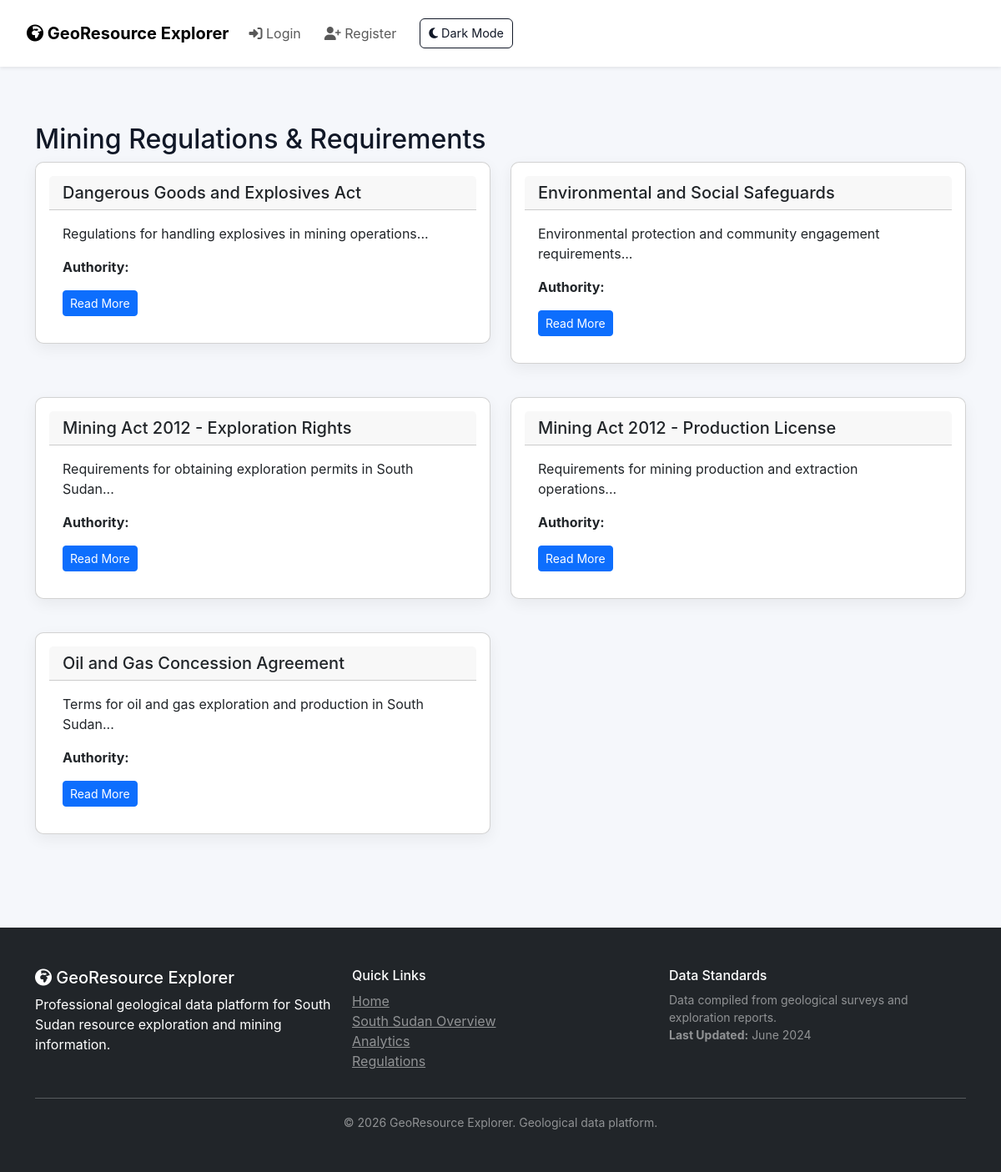
The page /regulations on the database its author committed.
### tables this page shows
CREATE TABLE ss_regulations (
                id INTEGER PRIMARY KEY AUTOINCREMENT,
                title TEXT NOT NULL,
                description TEXT,
                applicable_states TEXT,  -- comma-separated
                requirements TEXT,
                contact_authority TEXT,
                last_updated TIMESTAMP,
                document_url TEXT
            );

### app/professional.py (the view)
    @app.route("/regulations")
    def regulations():
        db = get_db()
        regs = db.execute("""
            SELECT * FROM ss_regulations ORDER BY title
        """).fetchall()
        regs = [dict(r) for r in regs]
        return render_template("regulations.html", regulations=regs)

### app/__init__.py (called while the page is built)
def create_app():
    instance_path = os.path.dirname(os.path.dirname(__file__))
    app = Flask(__name__,
                template_folder=os.path.join(instance_path, 'templates'),
                static_folder=os.path.join(instance_path, 'static'))
    app.secret_key = "your_secret_key_here"
    @app.context_processor
    def inject_admin():
        return dict(is_admin=is_admin())
    from .routes import register_routes
    register_routes(app)
    return app

### app/db.py (called while the page is built)
def get_db():
    db_path = os.path.join(os.path.dirname(os.path.dirname(__file__)), 'minerals.db')
    conn = sqlite3.connect(db_path, check_same_thread=False)
    conn.row_factory = sqlite3.Row
    return conn

### app/utils.py (called while the page is built, shortened)
def is_admin():
    if "user_id" not in session:
        return False

### templates/regulations.html (shortened to what this page needs)
{% extends "layout.html" %}
{% block content %}
<div class="container mt-4">
    <h2>Mining Regulations & Requirements</h2>
    <div class="row">
        {% for reg in regulations %}
        <div class="col-md-6 mb-4">
            <div class="card">
                <div class="card-header">
                    <h5 class="mb-0">{{ reg.title }}</h5>
                </div>
                <div class="card-body">
                    <p>{{ reg.description[:150] }}...</p>
                    <p><strong>Authority:</strong> {{ reg.responsible_authority }}</p>
                    <a href="/regulations/{{ reg.id }}" class="btn btn-sm btn-primary">Read More</a>
                </div>
            </div>
        </div>
        {% endfor %}
    </div>
</div>
{% endblock %}

### static/style.css (style rules this page uses)
:root { --bg: #f5f7fb; --card: #ffffff; --text: #111827; --muted: #6b7280; --accent: #1565c0; --nav-text: #111827; }
* { box-sizing:border-box }
body { font-family:Inter, Arial, sans-serif; background:var(--bg); color:var(--text); margin:0 }
.card { background:var(--card);padding:16px;border-radius:10px;box-shadow:0 6px 18px rgba(2,6,23,0.06);margin-bottom:16px }
a { color: var(--accent); }

### rows shown on the page
ss_regulations: title "Dangerous Goods and Explosives Act", description "Regulations for handling explosives in mining operations"
ss_regulations: title "Environmental and Social Safeguards", description "Environmental protection and community engagement requirements"
ss_regulations: title "Mining Act 2012 - Exploration Rights", description "Requirements for obtaining exploration permits in South Sudan"
ss_regulations: title "Mining Act 2012 - Production License", description "Requirements for mining production and extraction operations"
ss_regulations: title "Oil and Gas Concession Agreement", description "Terms for oil and gas exploration and production in South Sudan"
